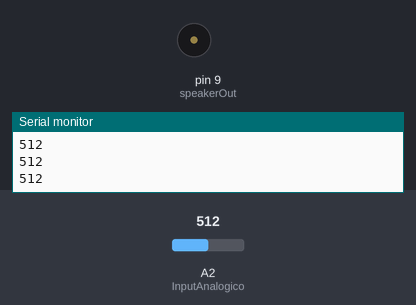
A sketch run on a simulated Arduino Uno, built with avr-gcc and run on an emulated ATmega328P. Parts: buzzer (waves = sounding), the last lines printed to the serial monitor. Inputs (shaded band) come from the test bench; at power-on: A2 (InputAnalogico) = 512.

Above: at 1.2 s.
1.3 s: A2 (InputAnalogico) set to 156
2.8 s: A2 (InputAnalogico) set to 139
At 4.2 s:
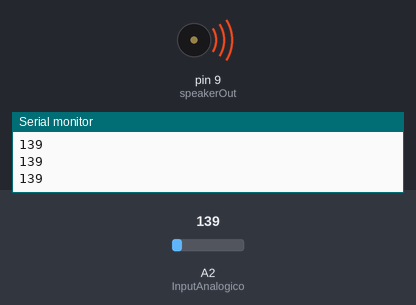
Timing chart, 0 to 5.8 s (numbered marks = the images above; inputs shaded):
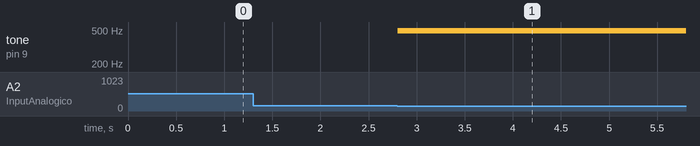

The sketch:

buzz_fotor.ino
```cpp
#define InputAnalogico A2

int speakerOut = 9;

void setup() {
  Serial.begin(9600);
}

void loop() {
  int ValoreSensore = analogRead(InputAnalogico);
  if(ValoreSensore < 150)
    analogWrite(speakerOut, 200);
  else analogWrite(speakerOut, 0);
  Serial.println(ValoreSensore);
}
```

Measured:
- the behaviour switches between 150 and 149 on A2 (InputAnalogico) (found by bisection; images 0 and 1)
- after the input at 2.8 s, tone on pin 9 (speakerOut): silent → 490 Hz at once
